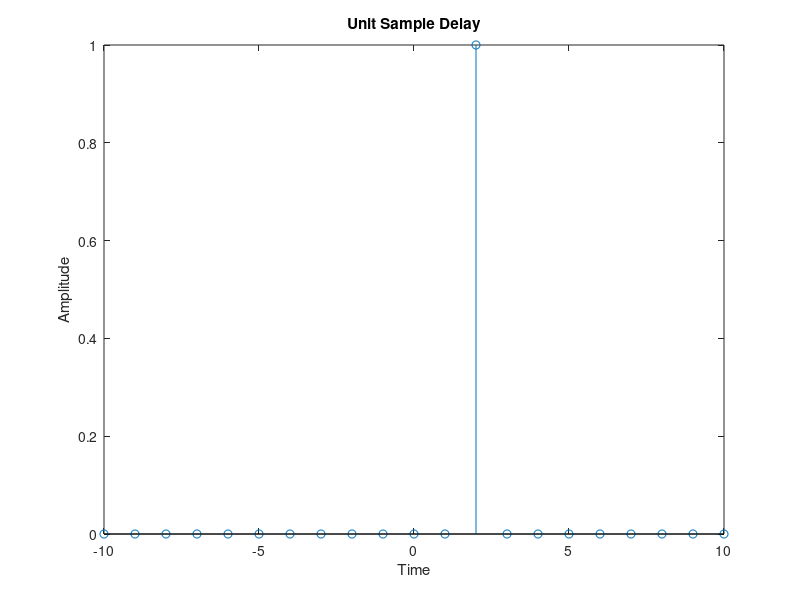

MATLAB code for this plot:
%Unit sample delay signal
%Matlab code
n=-10:10;
x=(n-2)==0;
stem(n,x)
xlabel('Time');
ylabel('Amplitude');
title('Unit Sample Delay');
